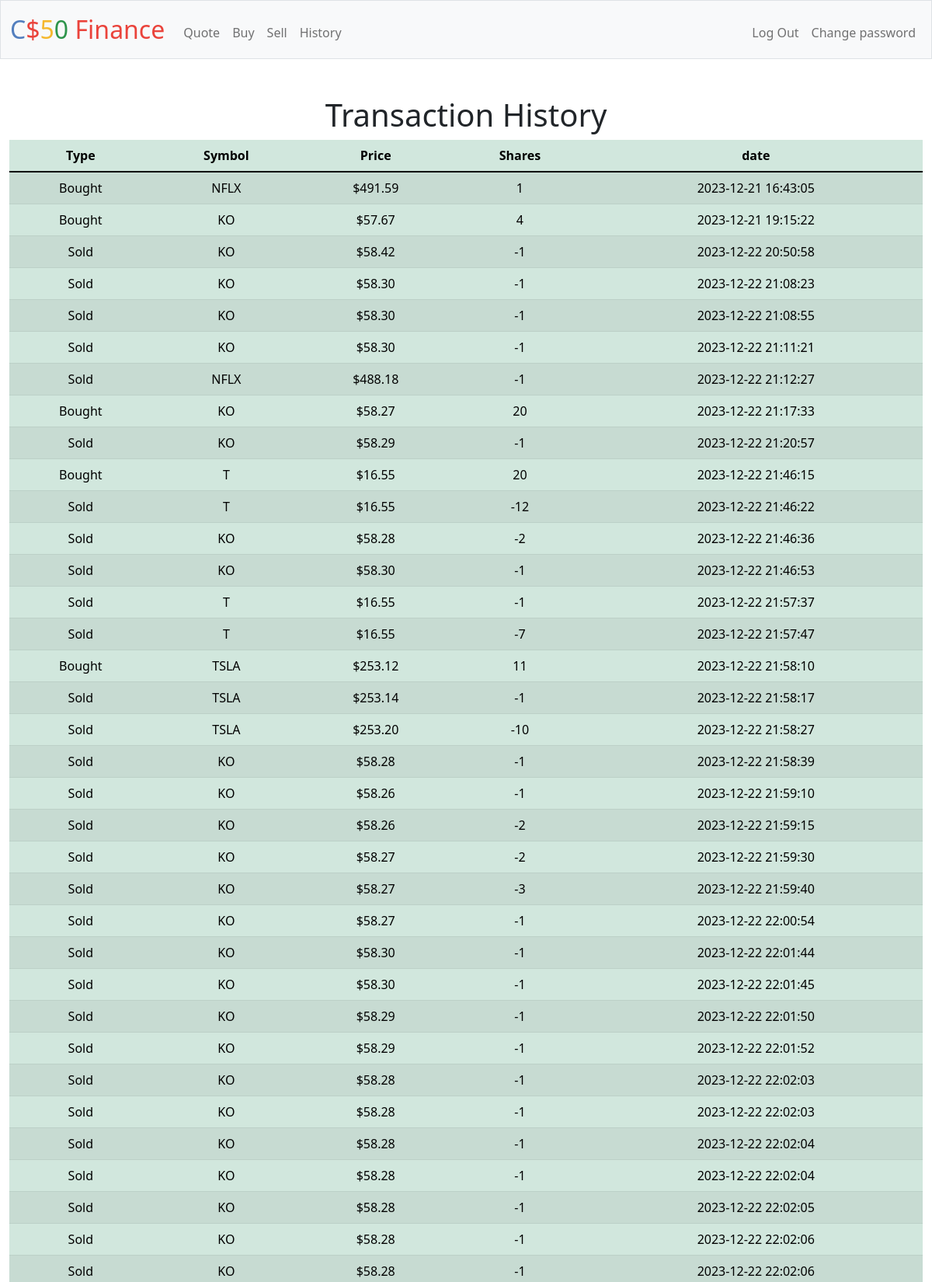
Screenshot of /history (signed in, upper part) with the database file from the repository.
### tables this page shows
CREATE TABLE 'transactions' ('id' INTEGER PRIMARY KEY AUTOINCREMENT NOT NULL, 'user_id' INTEGER, 'symbol' TEXT, 'shares' INTEGER, 'price' REAL, 'date' DATETIME);

### app.py (the view)
@app.route("/history")
@login_required
def history():
    user_id = session["user_id"]
    transactions_db = db.execute(
        "SELECT * FROM transactions WHERE user_id = ?", user_id
    )
    return render_template("history.html", transactions=transactions_db)

### app.py (called while the page is built)
@app.after_request
def after_request(response):
    response.headers["Cache-Control"] = "no-cache, no-store, must-revalidate"
    response.headers["Expires"] = 0
    response.headers["Pragma"] = "no-cache"
    return response

### helpers.py (called while the page is built)
def login_required(f):
    @wraps(f)
    def decorated_function(*args, **kwargs):
        if session.get("user_id") is None:
            return redirect("/login")
        return f(*args, **kwargs)
    return decorated_function

def usd(value):
    return f"${value:,.2f}"

### templates/history.html (shortened to what this page needs)
{% extends "layout.html" %}
{% block main %}
    <h1>Transaction History</h1>
    <table class="table table-success table-striped">
        <thead>
          <tr>
            <th scope="col">Type</th>
            <th scope="col">Symbol</th>
            <th scope="col">Price</th>
            <th scope="col">Shares</th>
            <th scope="col">date</th>
          </tr>
        </thead>
        <tbody>
            {% for row in transactions %}
                <tr>
                    {% if row["shares"] > 0 %}
                        <td>Bought</td>
                    {% elif 0 > row["shares"] %}
                        <td>Sold</td>
                    {% endif %}
                    <td>{{ row["symbol"] }}</td>
                    <td>{{ row["price"] |usd }}</td>
                    <td>{{ row["shares"] }}</td>
                    <td>{{ row["date"] }}</td>
                </tr>
          {% endfor %}
        </tbody>
      </table>
{% endblock %}

### templates/layout.html (shortened to what this page needs)
<!DOCTYPE html>
<html lang="en">
    <head>
        <link href="https://cdn.jsdelivr.net/npm/bootstrap@5.1.3/dist/css/bootstrap.min.css" rel="stylesheet">
        <link href="/static/styles.css" rel="stylesheet">
    </head>
    <body>
        <nav class="bg-light border navbar navbar-expand-md navbar-light">
            <div class="container-fluid">
                <a class="navbar-brand" href="/"><span class="blue">C</span><span class="red">$</span><span class="yellow">5</span><span class="green">0</span> <span class="red">Finance</span></a>
                <div class="collapse navbar-collapse" id="navbar">
                    {% if session["user_id"] %}
                        <ul class="navbar-nav me-auto mt-2">
                            <li class="nav-item"><a class="nav-link" href="/quote">Quote</a></li>
                            <li class="nav-item"><a class="nav-link" href="/buy">Buy</a></li>
                            <li class="nav-item"><a class="nav-link" href="/sell">Sell</a></li>
                            <li class="nav-item"><a class="nav-link" href="/history">History</a></li>
                        </ul>
                        <ul class="navbar-nav ms-auto mt-2">
                            <li class="nav-item"><a class="nav-link" href="/logout">Log Out</a></li>
                            <li class="nav-item"><a class="nav-link" href="/change">Change password</a></li>
                        </ul>
                    {% else %}
                        <ul class="navbar-nav ms-auto mt-2">
                            <li class="nav-item"><a class="nav-link" href="/register">Register</a></li>
                            <li class="nav-item"><a class="nav-link" href="/login">Log In</a></li>
                        </ul>
                    {% endif %}
                </div>
            </div>
        </nav>
        <main class="container-fluid py-5 text-center">
            {% block main %}{% endblock %}
        </main>
    </body>
</html>

### static/styles.css (style rules this page uses)
nav .navbar-brand { font-size: xx-large; }
nav .navbar-brand .blue { color: #537fbe; }
nav .navbar-brand .red { color: #ea433b; }
nav .navbar-brand .yellow { color: #f5b82e; }
nav .navbar-brand .green { color: #2e944b; }

### rows the page displays
transactions: shows "Bought", symbol "NFLX", price "$491.59", shares "1", date "2023-12-21 16:43:05"
transactions: shows "Bought", symbol "KO", price "$57.67", shares "4", date "2023-12-21 19:15:22"
transactions: shows "Sold", symbol "KO", price "$58.42", shares "-1", date "2023-12-22 20:50:58"
transactions: shows "Sold", symbol "KO", price "$58.30", shares "-1", date "2023-12-22 21:08:23"
transactions: shows "Sold", symbol "KO", price "$58.30", shares "-1", date "2023-12-22 21:08:55"
transactions: shows "Sold", symbol "KO", price "$58.30", shares "-1", date "2023-12-22 21:11:21"
transactions: shows "Sold", symbol "NFLX", price "$488.18", shares "-1", date "2023-12-22 21:12:27"
transactions: shows "Bought", symbol "KO", price "$58.27", shares "20", date "2023-12-22 21:17:33"
transactions: shows "Sold", symbol "KO", price "$58.29", shares "-1", date "2023-12-22 21:20:57"
transactions: shows "Bought", symbol "T", price "$16.55", shares "20", date "2023-12-22 21:46:15"
transactions: shows "Sold", symbol "T", price "$16.55", shares "-12", date "2023-12-22 21:46:22"
transactions: shows "Sold", symbol "KO", price "$58.28", shares "-2", date "2023-12-22 21:46:36"
transactions: shows "Sold", symbol "KO", price "$58.30", shares "-1", date "2023-12-22 21:46:53"
transactions: shows "Sold", symbol "T", price "$16.55", shares "-1", date "2023-12-22 21:57:37"
transactions: shows "Sold", symbol "T", price "$16.55", shares "-7", date "2023-12-22 21:57:47"
transactions: shows "Bought", symbol "TSLA", price "$253.12", shares "11", date "2023-12-22 21:58:10"
transactions: shows "Sold", symbol "TSLA", price "$253.14", shares "-1", date "2023-12-22 21:58:17"
transactions: shows "Sold", symbol "TSLA", price "$253.20", shares "-10", date "2023-12-22 21:58:27"
transactions: shows "Sold", symbol "KO", price "$58.28", shares "-1", date "2023-12-22 21:58:39"
transactions: shows "Sold", symbol "KO", price "$58.26", shares "-1", date "2023-12-22 21:59:10"
transactions: shows "Sold", symbol "KO", price "$58.26", shares "-2", date "2023-12-22 21:59:15"
transactions: shows "Sold", symbol "KO", price "$58.27", shares "-2", date "2023-12-22 21:59:30"
transactions: shows "Sold", symbol "KO", price "$58.27", shares "-3", date "2023-12-22 21:59:40"
transactions: shows "Sold", symbol "KO", price "$58.27", shares "-1", date "2023-12-22 22:00:54"
transactions: shows "Sold", symbol "KO", price "$58.30", shares "-1", date "2023-12-22 22:01:44"
transactions: shows "Sold", symbol "KO", price "$58.30", shares "-1", date "2023-12-22 22:01:45"
transactions: shows "Sold", symbol "KO", price "$58.29", shares "-1", date "2023-12-22 22:01:50"
transactions: shows "Sold", symbol "KO", price "$58.29", shares "-1", date "2023-12-22 22:01:52"
transactions: shows "Sold", symbol "KO", price "$58.28", shares "-1", date "2023-12-22 22:02:03"
transactions: shows "Sold", symbol "KO", price "$58.28", shares "-1", date "2023-12-22 22:02:03"
transactions: shows "Sold", symbol "KO", price "$58.28", shares "-1", date "2023-12-22 22:02:04"
transactions: shows "Sold", symbol "KO", price "$58.28", shares "-1", date "2023-12-22 22:02:04"
transactions: shows "Sold", symbol "KO", price "$58.28", shares "-1", date "2023-12-22 22:02:05"
transactions: shows "Sold", symbol "KO", price "$58.28", shares "-1", date "2023-12-22 22:02:06"
transactions: shows "Sold", symbol "KO", price "$58.28", shares "-1", date "2023-12-22 22:02:06"
